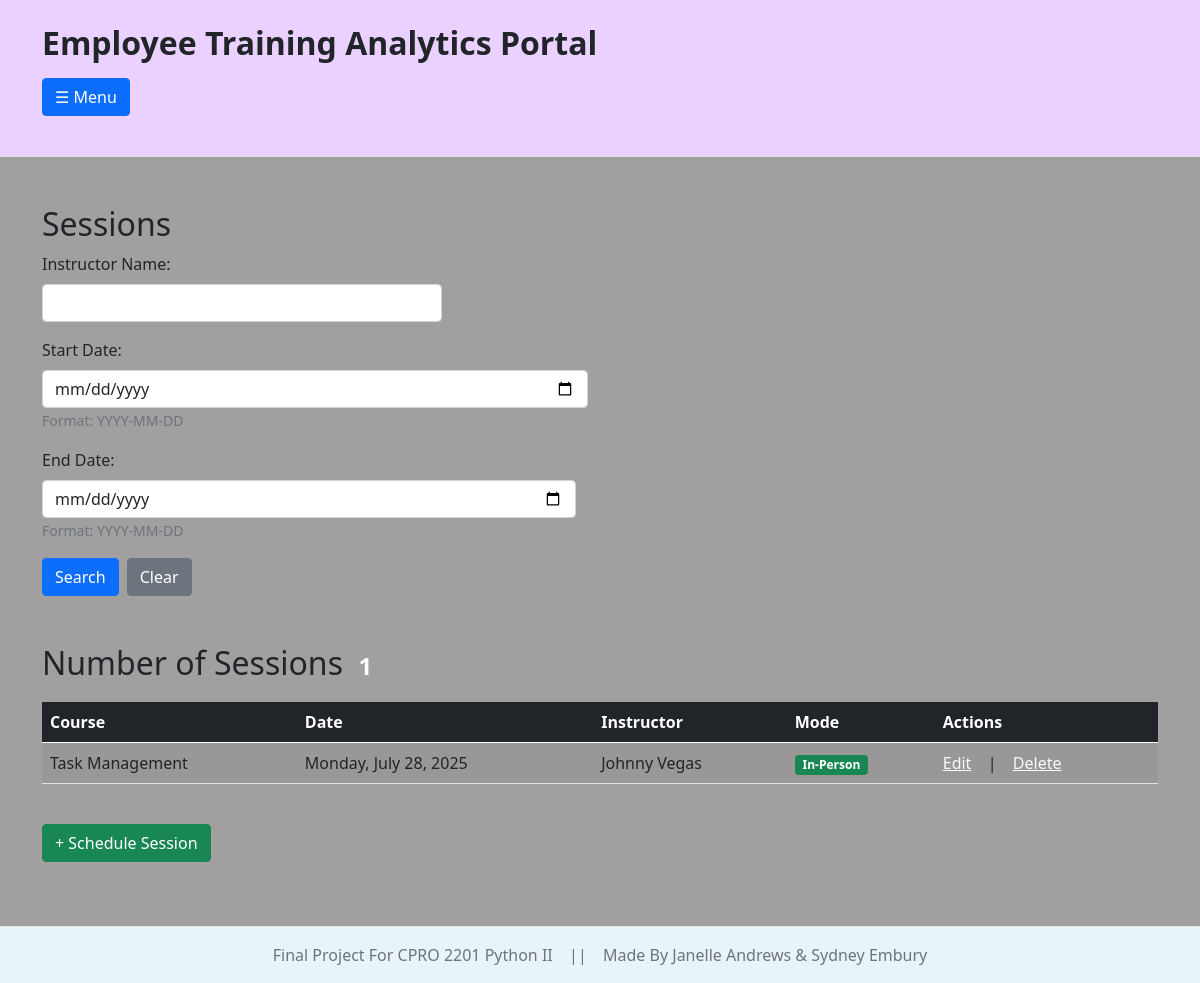
Page /analytics_portal/sessions/ on the earlier database version.
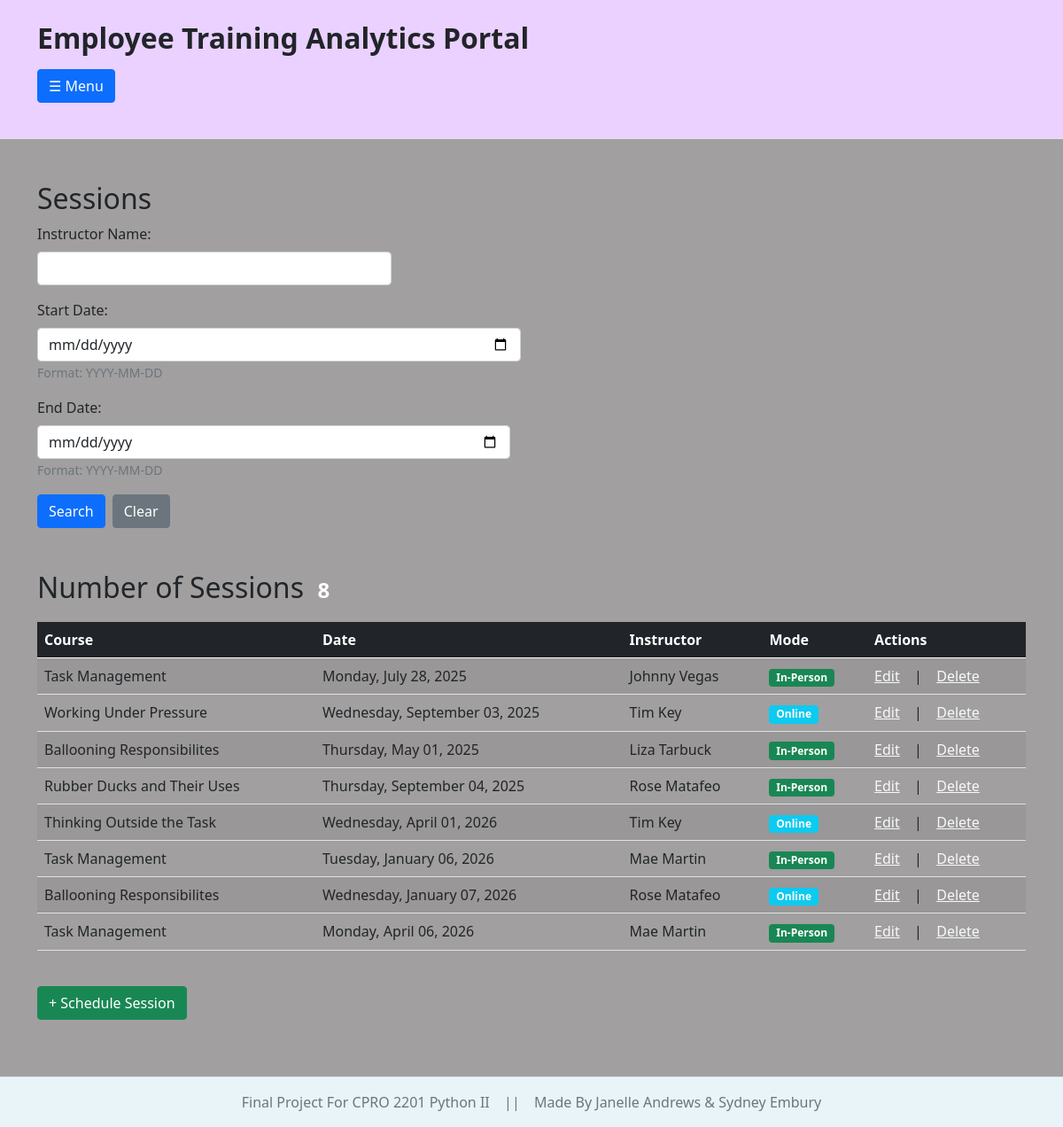
Same page on the later database version.
### analytics_portal/models.py (models this page shows, shortened)
class Session(models.Model):
    mode_choices = {
        '1':'Online',
        '2':'In-Person'
    }
    course = models.ForeignKey(Course, on_delete=models.CASCADE)
    session_date = models.DateTimeField()
    instructor_name = models.CharField(max_length=150)
    mode = models.CharField(choices=mode_choices)

class Course (models.Model):
    category_choices = {
        '1':'Technical',
        '2':'Security',
        '3':'Soft Skills',
        '4':'Leadership',
        '5':'Product Training',
        '6':'Cyber Security',
        '7':'Ethics',
        '8':'Other'
    }
    title = models.CharField(max_length=200)
    category = models.CharField(choices = category_choices)
    duration_minutes = models.IntegerField()

### analytics_portal/views.py (the view)
# urls.py: path('sessions/',views.session_list,name="session_list" ),
def session_list(request):
    sessions = Session.objects.all()
    errors = {}
    search_date_start = request.GET.get('date_start', '')
    search_date_end = request.GET.get('date_end', '')
    search_instructor = request.GET.get('instructor_name', '')
    if search_instructor:
        sessions = sessions.filter(instructor_name__icontains=search_instructor)
    if search_date_start:
        try:
            start_date = datetime.strptime(search_date_start, '%Y-%m-%d').date()
            sessions = sessions.filter(session_date__date__gte=start_date)
        except ValueError:
            errors['date_start']='Invalid Format, Use:YYYY-MM-DD'
    if search_date_end:
        try:
            end_date = datetime.strptime(search_date_end, '%Y-%m-%d').date()
            sessions = sessions.filter(session_date__date__lte=end_date)
        except ValueError:
            errors['date_end']='Invalid Format, Use:YYYY-MM-DD'
    return render(request, 'analytics_portal/session/session_list.html', {'sessions':sessions, 'search_instructor':search_instructor, 'search_date_start':search_date_start, 'search_date_end':search_date_end,'errors':errors,} )

### analytics_portal/templates/analytics_portal/session/session_list.html (shortened to what this page needs)
{% extends "analytics_portal/global_layout.html" %}
{% block content %}
    <h2>Sessions</h2>
  <div class="mb-3">
        <form method="GET" action="{% url 'session_list' %}">
                <div class="mb-3">
                <label for="instructor_name" class="form-label">Instructor Name:</label>
                <input type="text"
                        class="form-control"
                        name="instructor_name"
                        id="instructor_name"
                        value="{{ search_instructor }}"
                        style="max-width: 400px;">
                </div>
            <div class="row">
                <div class="col-md-6">
                    <div class="mb-3">
                        <label for="date_start" class="form-label">Start Date:</label>
                        <input type="date"
                                class="form-control"
                                name="date_start"
                                id="date_start"
                                value="{{ search_date_start }}">
                        <small class="form-text text-muted">Format: YYYY-MM-DD</small>
                    </div>
                </div>
                <div class="row">
                    <div class="col-md-6">
                        <div class="mb-3">
                        <label for="date_end" class="form-label">End Date:</label>
                        <input type="date"
                                class="form-control"
                                name="date_end"
                                id="date_end"
                                value="{{ search_date_end }}">
                        <small class="form-text text-muted">Format: YYYY-MM-DD</small>
                    </div>
                </div>
            </div>
            <div class="d-flex gap-2 mb-5">
                <button type="submit" class="btn btn-primary">Search</button>
                <a href="{% url 'session_list' %}" class="btn btn-secondary">Clear</a>
            </div>
        </form>
    <h2 class="mb-3">Number of Sessions<span class=" badge bg-body-tertiary">{{sessions|length }}</span></h2>
    {% if sessions %}
        <div class="table-responsive">
            <table class="table table-striped table-hover">
                <thead class="table-dark">
                    <tr>
                        <th>Course</th>
                        <th>Date</th>
                        <th>Instructor</th>
                        <th>Mode</th>
                        <th>Actions</th>
                    </tr>
                </thead>
                <tbody>
                    {% for session in sessions %}
                        <tr>
                            <td>{{ session.course.title }}</td>
                            <td>{{ session.session_date|date:"l, F d, Y"}}</td>
                            <td>{{ session.instructor_name }}</td>
                            <td>
                                {% if session.mode == '1' %}
                                    <span class="badge bg-info">Online</span>
                                {% else %}
                                    <span class="badge bg-success">In-Person</span>
                                {% endif %}
                            </td>
                            <td>
                                <a class="link-light" href="{% url 'update_session' session.id %}">Edit</a>
                                &ensp; | &ensp;
                                <a class="link-light" href="{% url 'delete_session' session.id %}">Delete</a>
                            </td>
                        </tr>
                    {% endfor %}
                </tbody>
            </table>
        </div>
        {% else %}
            <div class="alert alert-info" role="alert">
                No sessions found.
            </div>
        {% endif %}
    <div class="mt-4">
        <a href="{% url 'add_session' %}" class="btn btn-success">+ Schedule Session</a>
    </div>
{% endblock %}

### analytics_portal/templates/analytics_portal/global_layout.html (shortened to what this page needs)
<!DOCTYPE html>
<html lang="en">
<head>
    <link href="https://cdn.jsdelivr.net/npm/bootstrap@5.0.2/dist/css/bootstrap.min.css" rel="stylesheet">
</head>
<body class="d-flex flex-column" style="min-height: 100vh; background-color: #a19f9f;">
    <header class="border-bottom py-4" style="background-color: #ead1ff;">
        <div class="container">
            <h1 class="h2 fw-bold mb-3">Employee Training Analytics Portal</h1>
            <button class="btn btn-primary mb-3" type="button" id="menuToggle">
                ☰ Menu
            </button>
        </div>
    </header>
    <main class="flex-grow-1 py-5">
        <div class="container">
            {% block content %}{% endblock %}
        </div>
    </main>
    <footer class="border-top text-center text-muted py-3 mt-auto" style="background-color: #e8f4f8;">
        Final Project For CPRO 2201 Python II &ensp; || &ensp; Made By Janelle Andrews & Sydney Embury
    </footer>
</body>
</html>

Differences in the rows shown:
added Session: course "Working Under Pressure", session_date "Wednesday, September 03, 2025", instructor_name "Tim Key", mode "Online"
added Session: course "Ballooning Responsibilites", session_date "Thursday, May 01, 2025", instructor_name "Liza Tarbuck", mode "In-Person"
added Session: course "Rubber Ducks and Their Uses", session_date "Thursday, September 04, 2025", instructor_name "Rose Matafeo", mode "In-Person"
added Session: course "Thinking Outside the Task", session_date "Wednesday, April 01, 2026", instructor_name "Tim Key", mode "Online"
added Session: course "Task Management", session_date "Tuesday, January 06, 2026", instructor_name "Mae Martin", mode "In-Person"
added Session: course "Ballooning Responsibilites", session_date "Wednesday, January 07, 2026", instructor_name "Rose Matafeo", mode "Online"
added Session: course "Task Management", session_date "Monday, April 06, 2026", instructor_name "Mae Martin", mode "In-Person"
Other differences:
{{ sessions|length }}: "1" → "8"
